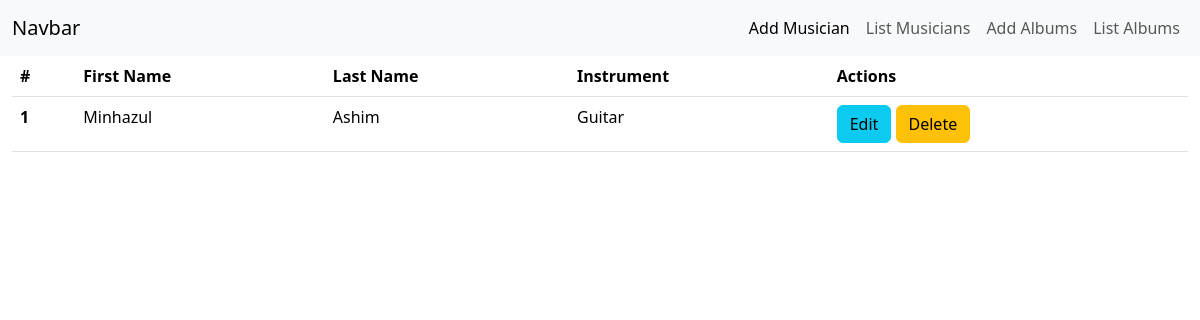
Page /app/listMusician/ on the earlier database version.
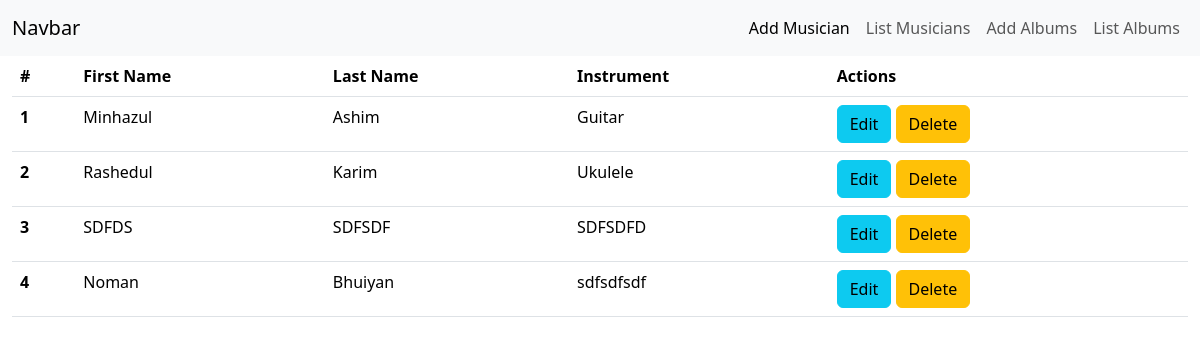
Same page on the later database version.
### app/models.py (models this page shows)
class Musician(models.Model) :
    firstName = models.CharField(max_length = 15);
    lastName = models.CharField(max_length = 15);
    email = models.EmailField(max_length = 30);
    phoneNumber = models.CharField(max_length = 20);
    instrumentType = models.CharField(max_length = 20);

### app/views.py (the view)
# urls.py: path('listMusician/', views.listMusicians, name="musiciansPage"),
def listMusicians(request) :
    data = models.Musician.objects.all();
    return render(request, 'musicians.html', {"data" : data});

### app/templates/musicians.html
{% extends 'base.html' %} {% block content %}
<div class="container-fluid">
  <table class="table">
    <thead>
      <tr>
        <th scope="col">#</th>
        <th scope="col">First Name</th>
        <th scope="col">Last Name</th>
        <th scope="col">Instrument</th>
        <th scope="col">Actions</th>
      </tr>
    </thead>
    <tbody>
      {% for musician in data %}
      <tr>
        <th scope="row">{{ musician.id }}</th>
        <td>{{ musician.firstName }}</td>
        <td>{{ musician.lastName }}</td>
        <td>{{ musician.instrumentType }}</td>
        <td>
          <a href="{% url 'editMusicianPage' musician.id %}" class="btn btn-info">Edit</a>
          <a  href="{% url 'deleteMusician' musician.id %}" class="btn btn-warning">Delete</a>
        </td>
      </tr>
      {% endfor %}
    </tbody>
  </table>
</div>
{% endblock %}

Differences in the rows shown:
added Musician: id "2", firstName "Rashedul", lastName "Karim", instrumentType "Ukulele"
added Musician: id "3", firstName "SDFDS", lastName "SDFSDF", instrumentType "SDFSDFD"
added Musician: id "4", firstName "Noman", lastName "Bhuiyan", instrumentType "sdfsdfsdf"
